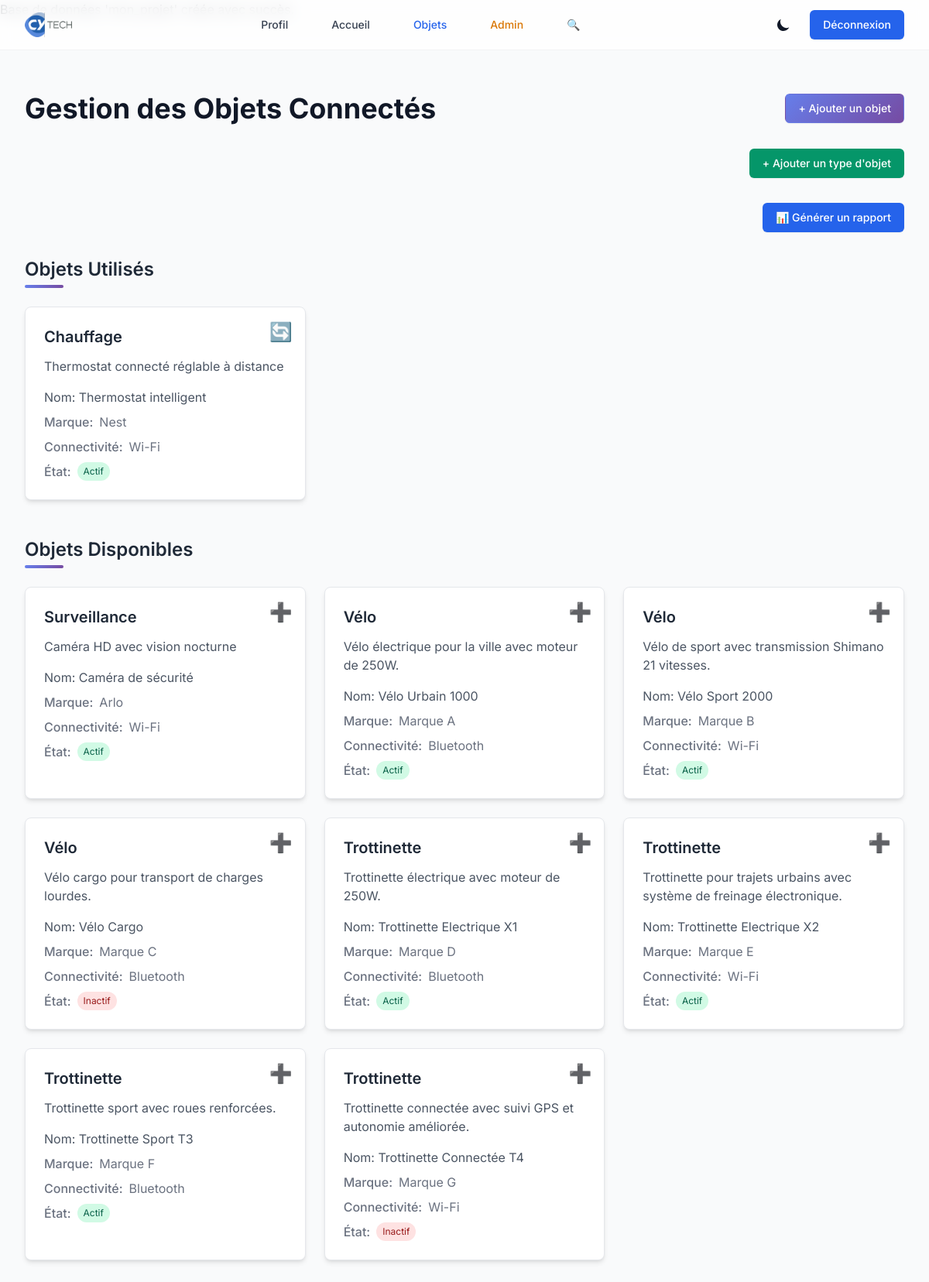
The app's page /objets.php (signed in) with its own data.
### tables this page shows
CREATE TABLE ObjetConnecte (
    ID INT AUTO_INCREMENT PRIMARY KEY,  
    Nom VARCHAR(255) NOT NULL,  
    Type VARCHAR(100) NOT NULL,  
    Description TEXT,  
    Marque VARCHAR(100),  
    Etat ENUM('Actif', 'Inactif') NOT NULL,  
    Connectivite VARCHAR(255) NOT NULL,  
    EnergieUtilisee VARCHAR(100) NOT NULL,  
    DerniereInteraction TIMESTAMP DEFAULT CURRENT_TIMESTAMP ON UPDATE CURRENT_TIMESTAMP,  
    DateAjout TIMESTAMP DEFAULT CURRENT_TIMESTAMP,
    Luminosite DECIMAL(5,2) DEFAULT NULL,  
    EtatLuminaire VARCHAR(50) DEFAULT NULL,  
    LocalisationGPS VARCHAR(255) DEFAULT NULL,  
    Vitesse DECIMAL(5,2) DEFAULT NULL,   
    EtatBatterie INT DEFAULT NULL,
    UtilisateurID INT DEFAULT NULL,   
    FOREIGN KEY (UtilisateurID) REFERENCES users(id) ON DELETE SET NULL   
);

### public/objets.php (the view, shortened to what this page needs)
<?php
include('../includes/db_connect.php');
$user_id = $_SESSION['user_id'];
$stmt = $conn->prepare("SELECT id, username, nom, prenom, date_naissance, sexe, email, niveau, points_experience, is_confirmed,admin, gestion FROM users WHERE id = :id");
$stmt->bindParam(':id', $user_id, PDO::PARAM_INT);
$stmt->execute();
$user = $stmt->fetch(PDO::FETCH_ASSOC);
$usedStmt = $conn->prepare("SELECT * FROM ObjetConnecte WHERE UtilisateurID = :id");
$usedStmt->bindParam(':id', $user_id, PDO::PARAM_INT);
$usedStmt->execute();
$availableStmt = $conn->prepare("SELECT * FROM ObjetConnecte WHERE UtilisateurID IS NULL");
$availableStmt->execute();
?>
<!DOCTYPE html>
<html lang="fr">
<head>
    <link rel="stylesheet" href="https://cdn.jsdelivr.net/npm/tailwindcss@2.2.19/dist/tailwind.min.css">
    <link rel="stylesheet" href="https://unpkg.com/leaflet@1.7.1/dist/leaflet.css" />
</head>
<body class="min-h-screen">
    <nav class="glass-nav fixed w-full z-50 top-0">
        <div class="max-w-7xl mx-auto px-4 sm:px-6 lg:px-8">
            <div class="flex justify-between items-center h-16">
                <div class="flex">
                    <div class="flex-shrink-0 flex items-center">
                        <img class="h-8 w-auto" src="../assets/images/CY_Tech.png" alt="CY Tech Logo">
                    </div>
                </div>
                <div class="hidden sm:flex sm:items-center sm:justify-center flex-grow space-x-8">
                    <a href="profil.php" class="nav-link text-gray-700 hover:text-blue-600 px-3 py-2 rounded-md text-sm font-medium transition-colors duration-200">Profil</a>
                    <a href="dashboard.php" class="nav-link text-gray-700 hover:text-blue-600 px-3 py-2 rounded-md text-sm font-medium transition-colors duration-200">Accueil</a>
                    <a href="objets.php" class="nav-link text-blue-600 px-3 py-2 rounded-md text-sm font-medium">Objets</a>
                    <?php if ($user['admin']) : ?>
                        <a href="../admin/admin.php" class="text-yellow-600 hover:text-yellow-700 px-3 py-2 rounded-md text-sm font-medium transition-colors duration-200">Admin</a>
                    <?php endif; ?>
                    <a href="recherche.php" class="nav-link text-gray-700 hover:text-blue-600 px-3 py-2 rounded-md text-sm font-medium transition-colors duration-200">🔍</a>
                </div>
                <div class="flex items-center space-x-4">
                <button id="theme-toggle" class="theme-toggle">
                        <svg id="theme-toggle-dark-icon" class="hidden w-5 h-5" fill="currentColor" viewBox="0 0 20 20" xmlns="http://www.w3.org/2000/svg">
                            <path d="M17.293 13.293A8 8 0 016.707 2.707a8.001 8.001 0 1010.586 10.586z"></path>
                        </svg>
                    </button>
                    <a href="logout.php" class="ml-4 inline-flex items-center px-4 py-2 border border-transparent rounded-md shadow-sm text-sm font-medium text-white bg-blue-600 hover:bg-blue-700 transition-colors duration-200">
                        Déconnexion
                    </a>
                </div>
            </div>
        </div>
    </nav>
    <main class="max-w-7xl mx-auto px-4 sm:px-6 lg:px-8 pt-24 pb-12">
        <div class="flex justify-between items-center mb-8">
            <h1 class="text-4xl font-bold text-gray-900">Gestion des Objets Connectés</h1>
            <a href="ajouter_objet.php" class="inline-flex items-center px-4 py-2 border border-transparent rounded-md shadow-sm text-sm font-medium text-white gradient-bg hover:opacity-90 transition-opacity duration-200">
                + Ajouter un objet
            </a>
        </div>
        <div class="flex justify-end mb-8">
    <?php if ($user['admin']) : ?>
        <a href="../admin/creer_type_objet.php" class="inline-flex items-center px-4 py-2 border border-transparent rounded-md shadow-sm text-sm font-medium text-white bg-green-600 hover:bg-green-700 transition-opacity duration-200">
            + Ajouter un type d'objet
        </a>
    <?php endif; ?>
</div>
<?php if ($user['gestion'] == 1 || $user['admin'] == 1): ?>
    <div class="flex justify-end mb-8">
        <a href="create_report.php" class="inline-flex items-center px-4 py-2 border border-transparent rounded-md shadow-sm text-sm font-medium text-white bg-blue-600 hover:bg-blue-700 transition-opacity duration-200">
            📊 Générer un rapport
        </a>
    </div>
<?php endif; ?>
        <div class="mb-12">
            <h2 class="text-2xl font-semibold text-gray-800 section-header">Objets Utilisés</h2>
            <div id="usedObjects" class="grid grid-cols-1 md:grid-cols-2 lg:grid-cols-3 gap-6 mt-6">
                <?php while ($object = $usedStmt->fetch(PDO::FETCH_ASSOC)) : ?>
                    <div class="bg-white p-6 rounded-lg shadow-md relative card-hover glass-effect object-card"
                         onclick="window.location.href='modifier_objet.php?id=<?= $object['ID'] ?>'">
                        <button class="absolute top-4 right-4 text-red-600 hover:text-red-800 transition-colors duration-200"
                                onclick="event.stopPropagation(); returnObject(<?= $object['ID'] ?>, <?= $user['id'] ?>)">
                            <span class="text-2xl">🔄</span>
                        </button>
                        <h3 class="font-semibold text-xl text-gray-800 mb-3"><?= htmlspecialchars($object['Type']) ?></h3>
                        <p class="text-gray-600 mb-4"><?= htmlspecialchars($object['Description']) ?></p>
                        <p class="text-gray-600 mb-2">Nom: <?= htmlspecialchars($object['Nom']) ?></p>
                        <div class="space-y-2">
                            <p class="text-gray-500 flex items-center">
                                <span class="font-medium mr-2">Marque:</span>
                                <?= htmlspecialchars($object['Marque']) ?>
                            </p>
                            <p class="text-gray-500 flex items-center">
                                <span class="font-medium mr-2">Connectivité:</span>
                                <?= htmlspecialchars($object['Connectivite']) ?>
                            </p>
                            <p class="text-gray-500 flex items-center">
                                <span class="font-medium mr-2">État:</span>
                                <span class="px-2 py-1 rounded-full text-xs <?= $object['Etat'] === 'Actif' ? 'bg-green-100 text-green-800' : 'bg-red-100 text-red-800' ?>">
                                    <?= htmlspecialchars($object['Etat']) ?>
                                </span>
                            </p>
                        </div>
                    </div>
                <?php endwhile; ?>
            </div>
        </div>
        <div>
            <h2 class="text-2xl font-semibold text-gray-800 section-header">Objets Disponibles</h2>
            <div id="availableObjects" class="grid grid-cols-1 md:grid-cols-2 lg:grid-cols-3 gap-6 mt-6">
                <?php while ($object = $availableStmt->fetch(PDO::FETCH_ASSOC)) : ?>
                    <div class="bg-white p-6 rounded-lg shadow-md relative card-hover glass-effect object-card"
                         onclick="window.location.href='modifier_objet.php?id=<?= $object['ID'] ?>'">
                        <button class="absolute top-4 right-4 text-blue-600 hover:text-blue-800 transition-colors duration-200"
                                onclick="event.stopPropagation(); assignObject(<?= $object['ID'] ?>, <?= $user['id'] ?>)">
                            <span class="text-2xl">➕</span>
                        </button>
                        <h3 class="font-semibold text-xl text-gray-800 mb-3"><?= htmlspecialchars($object['Type']) ?></h3>
                        <p class="text-gray-600 mb-4"><?= htmlspecialchars($object['Description']) ?></p>
                        <p class="text-gray-600 mb-2">Nom: <?= htmlspecialchars($object['Nom']) ?></p>
                        <div class="space-y-2">
                            <p class="text-gray-500 flex items-center">
                                <span class="font-medium mr-2">Marque:</span>
                                <?= htmlspecialchars($object['Marque']) ?>
                            </p>
                            <p class="text-gray-500 flex items-center">
                                <span class="font-medium mr-2">Connectivité:</span>
                                <?= htmlspecialchars($object['Connectivite']) ?>
                            </p>
                            <p class="text-gray-500 flex items-center">
                                <span class="font-medium mr-2">État:</span>
                                <span class="px-2 py-1 rounded-full text-xs <?= $object['Etat'] === 'Actif' ? 'bg-green-100 text-green-800' : 'bg-red-100 text-red-800' ?>">
                                    <?= htmlspecialchars($object['Etat']) ?>
                                </span>
                            </p>
                        </div>
                    </div>
                <?php endwhile; ?>
            </div>
        </div>
    </main>
</body>
</html>

### public/objets.php (style rules this page uses)
body { font-family: 'Inter', sans-serif; transition: background-color 0.3s, color 0.3s; }
:root { --bg-primary: #f9fafb; --text-primary: #111827; --card-bg: #ffffff; --card-border: #e5e7eb; }
body { background-color: var(--bg-primary); color: var(--text-primary); }
.glass-nav { background: rgba(255, 255, 255, 0.8); backdrop-filter: blur(10px); border-bottom: 1px solid rgba(229, 231, 235, 0.5); transition: all 0.3s ease; }
.glass-effect { background: var(--card-bg); backdrop-filter: blur(10px); border: 1px solid var(--card-border); transition: all 0.3s ease; }
.card-hover { transition: all 0.3s ease; }
.gradient-bg { background: linear-gradient(135deg, #667eea 0%, #764ba2 100%); }
.section-header { position: relative; margin-bottom: 2rem; }
.section-header::after { content: ''; position: absolute; bottom: -0.5rem; left: 0; width: 50px; height: 4px; background: linear-gradient(90deg, #667eea, #764ba2); border-radius: 2px; }
.object-card { cursor: pointer; transition: all 0.3s ease; background-color: var(--card-bg); }
.theme-toggle { padding: 0.5rem; border-radius: 0.5rem; cursor: pointer; transition: background-color 0.3s; }
.theme-toggle svg { width: 20px; height: 20px; }

### records on screen
objetconnecte: Type "Chauffage", Description "Thermostat connecté réglable à distance", Nom "Thermostat intelligent", Marque "Nest", Connectivite "Wi-Fi", Etat "Actif"
objetconnecte: Type "Surveillance", Description "Caméra HD avec vision nocturne", Nom "Caméra de sécurité", Marque "Arlo", Connectivite "Wi-Fi", Etat "Actif"
objetconnecte: Type "Vélo", Description "Vélo électrique pour la ville avec moteur de 250W.", Nom "Vélo Urbain 1000", Marque "Marque A", Connectivite "Bluetooth", Etat "Actif"
objetconnecte: Type "Vélo", Description "Vélo de sport avec transmission Shimano 21 vitesses.", Nom "Vélo Sport 2000", Marque "Marque B", Connectivite "Wi-Fi", Etat "Actif"
objetconnecte: Type "Vélo", Description "Vélo cargo pour transport de charges lourdes.", Nom "Vélo Cargo", Marque "Marque C", Connectivite "Bluetooth", Etat "Inactif"
objetconnecte: Type "Trottinette", Description "Trottinette électrique avec moteur de 250W.", Nom "Trottinette Electrique X1", Marque "Marque D", Connectivite "Bluetooth", Etat "Actif"
objetconnecte: Type "Trottinette", Description "Trottinette pour trajets urbains avec système de freinage électronique.", Nom "Trottinette Electrique X2", Marque "Marque E", Connectivite "Wi-Fi", Etat "Actif"
objetconnecte: Type "Trottinette", Description "Trottinette sport avec roues renforcées.", Nom "Trottinette Sport T3", Marque "Marque F", Connectivite "Bluetooth", Etat "Actif"
objetconnecte: Type "Trottinette", Description "Trottinette connectée avec suivi GPS et autonomie améliorée.", Nom "Trottinette Connectée T4", Marque "Marque G", Connectivite "Wi-Fi", Etat "Inactif"
